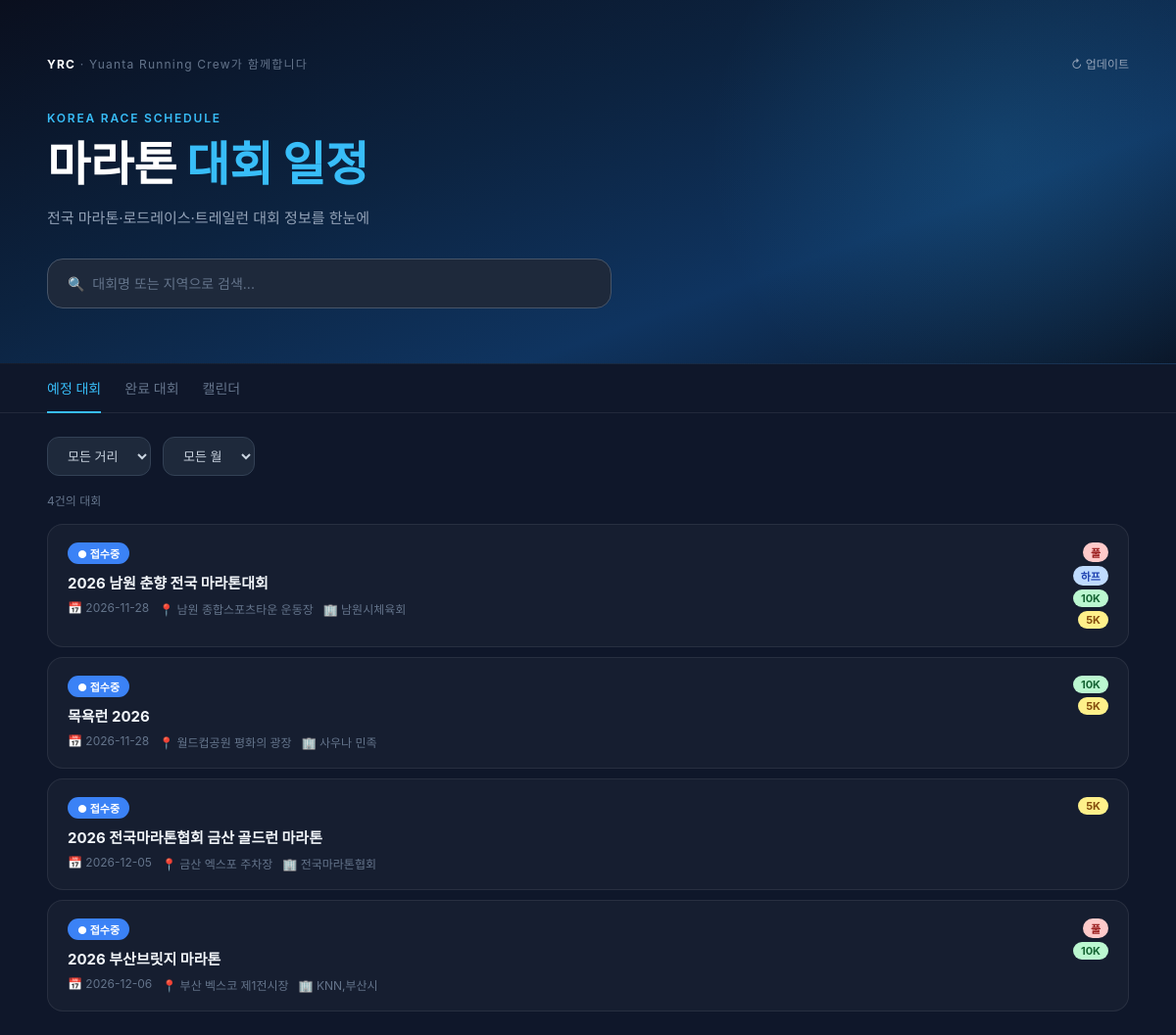
The page / on the database its author committed.
### tables this page shows
CREATE TABLE races (
            id INTEGER PRIMARY KEY AUTOINCREMENT,
            title TEXT NOT NULL,
            date TEXT,
            location TEXT,
            distance TEXT,
            organizer TEXT,
            url TEXT,
            source TEXT,
            reg_start TEXT,
            reg_end TEXT,
            reg_url TEXT,
            created_at TEXT DEFAULT (datetime('now', 'localtime'))
        );

### main.py (the view)
@app.route("/")
def index():
    if not os.path.exists(DB_PATH):
        scraper = os.path.join(BASE_DIR, "crawler", "scraper.py")
        subprocess.run([sys.executable, scraper])
    races = get_races()
    today = date.today().isoformat()
    return render_template("index.html", races=races, total=len(races), today=today)

### main.py (called while the page is built)
def get_races(search="", distance="", month=""):
    conn = sqlite3.connect(DB_PATH)
    conn.row_factory = sqlite3.Row
    c = conn.cursor()
    query = "SELECT * FROM races WHERE 1=1"
    params = []
    if search:
        query += " AND (title LIKE ? OR location LIKE ?)"
        params += [f"%{search}%", f"%{search}%"]
    if distance:
        query += " AND distance LIKE ?"
        params.append(f"%{distance}%")
    if month:
        query += " AND date LIKE ?"
        params.append(f"%-{month.zfill(2)}-%")
    query += " ORDER BY date ASC"
    rows = c.execute(query, params).fetchall()
    conn.close()
    return [dict(r) for r in rows]

### templates/index.html (shortened to what this page needs)
<!DOCTYPE html>
<html lang="ko">
<head>
  <link rel="stylesheet" as="style" crossorigin href="https://cdn.jsdelivr.net/gh/orioncactus/pretendard@v1.3.9/dist/web/static/pretendard.min.css">
</head>
<body>
<header class="hero">
  <div class="hero-inner">
    <nav class="hero-nav">
      <div class="hero-brand"><strong>YRC</strong> <span>· Yuanta Running Crew가 함께합니다</span></div>
      <button class="hero-update" onclick="triggerCrawl()">↻ 업데이트</button>
    </nav>
    <p class="hero-sub">Korea Race Schedule</p>
    <h1 class="hero-title">마라톤 <span>대회 일정</span></h1>
    <p class="hero-desc">전국 마라톤·로드레이스·트레일런 대회 정보를 한눈에</p>
    <div class="hero-search">
      <input id="search-input" type="text" placeholder="🔍  대회명 또는 지역으로 검색..." oninput="filterRaces()" />
    </div>
  </div>
</header>
<div class="tabs">
  <div class="tabs-inner">
    <button class="tab-btn active" id="tab-list"     onclick="switchTab('list')">예정 대회</button>
    <button class="tab-btn"        id="tab-past"     onclick="switchTab('past')">완료 대회</button>
    <button class="tab-btn"        id="tab-calendar" onclick="switchTab('calendar')">캘린더</button>
  </div>
</div>
<main class="main">
  <div class="filters">
    <select id="distance-filter" onchange="filterRaces()">
      <option value="">모든 거리</option>
    </select>
    <select id="month-filter" onchange="filterRaces()">
      <option value="">모든 월</option>
    </select>
  </div>
  <div class="result-count" id="result-count"></div>
  <div id="view-list">
    <div class="race-list" id="race-list-upcoming">
      {% for race in races if race.date >= today %}
      {% set is_closed = '마감' in race.title or (race.reg_end and today > race.reg_end) %}
      <div class="race-card"
           data-title="{{ race.title }}"
           data-date="{{ race.date }}"
           data-location="{{ race.location or '' }}"
           data-distance="{{ race.distance or '' }}"
           data-organizer="{{ race.organizer or '' }}"
           data-url="{{ race.url or '' }}"
           data-reg-start="{{ race.reg_start or '' }}"
           data-reg-end="{{ race.reg_end or '' }}"
           data-reg-url="{{ race.reg_url or '' }}"
           data-status="upcoming"
           onclick="openDetail(this)">
        <div class="race-card-row">
          <div class="race-card-body">
            {% if is_closed %}
            <span class="badge badge-closed">✕ 접수마감</span>
            {% else %}
            <span class="badge badge-open">● 접수중</span>
            {% endif %}
            <div class="race-title">{{ race.title }}</div>
            <div class="race-meta">
              <span>📅 {{ race.date }}</span>
              {% if race.location %}<span>📍 {{ race.location }}</span>{% endif %}
              {% if race.organizer %}<span>🏢 {{ race.organizer }}</span>{% endif %}
            </div>
          </div>
          <div class="race-card-right">
            {% if '풀' in race.distance %}<span class="badge-dist bd-full">풀</span>{% endif %}
            {% if '하프' in race.distance %}<span class="badge-dist bd-half">하프</span>{% endif %}
            {% if '10K' in race.distance or '10k' in race.distance or '10km' in race.distance %}<span class="badge-dist bd-10k">10K</span>{% endif %}
            {% if '5K' in race.distance or '5k' in race.distance or '5km' in race.distance %}<span class="badge-dist bd-5k">5K</span>{% endif %}
          </div>
        </div>
      </div>
      {% endfor %}
    </div>
  </div>
</main>
</body>
</html>

### templates/index.html (style rules this page uses)
*, *::before, *::after { box-sizing: border-box; margin: 0; padding: 0; }
* { font-family: 'Pretendard', -apple-system, BlinkMacSystemFont, sans-serif; }
body { background: #0f172a; color: #f1f5f9; min-height: 100vh; }
button { cursor: pointer; font-family: inherit; }
.hero { background: linear-gradient(160deg, #0a0f1e 0%, #0c2340 40%, #0f3460 70%, #0a1628 100%); border-bottom: 1px solid rgba(255,255,255,0.05); position: relative; overflow: hidden; }
.hero::before { content: ''; position: absolute; top: -40%; right: -10%; width: 600px; height: 600px; background: radial-gradient(circle, rgba(56,189,248,0.12) 0%, transparent 70%); pointer-events: none; }
.hero-inner { max-width: 72rem; margin: 0 auto; padding: 3.5rem 1.5rem; position: relative; z-index: 1; }
.hero-nav { display: flex; justify-content: space-between; align-items: center; margin-bottom: 2.5rem; }
.hero-brand { font-size: 12px; letter-spacing: 0.1em; }
.hero-brand strong { color: #fff; font-weight: 700; }
.hero-brand span { color: #64748b; }
.hero-update { background: none; border: none; color: #94a3b8; font-size: 12px; display: flex; align-items: center; gap: 6px; }
.hero-sub { color: #38bdf8; font-size: 12px; font-weight: 600; letter-spacing: 0.15em; text-transform: uppercase; margin-bottom: 0.75rem; }
.hero-title { font-size: 3rem; font-weight: 900; color: #fff; line-height: 1.15; margin-bottom: 1rem; }
.hero-title span { color: #38bdf8; }
.hero-desc { color: #94a3b8; font-size: 15px; margin-bottom: 2rem; }
.hero-search input { width: 100%; max-width: 36rem; background: #1e293b; border: 1px solid #475569; border-radius: 16px; padding: 16px 20px; font-size: 14px; color: #fff; outline: none; }
.hero-search input::placeholder { color: #64748b; }
.tabs { border-bottom: 1px solid rgba(255,255,255,0.08); background: #0f172a; position: sticky; top: 0; z-index: 10; }
.tabs-inner { max-width: 72rem; margin: 0 auto; padding: 0 1.5rem; display: flex; gap: 1.5rem; }
.tab-btn { background: none; border: none; border-bottom: 2px solid transparent; padding: 14px 0; font-size: 14px; font-weight: 500; color: #64748b; margin-bottom: -1px; }
.tab-btn.active { color: #38bdf8; border-bottom-color: #38bdf8; }
.main { max-width: 72rem; margin: 0 auto; padding: 1.5rem; }
.filters { display: flex; gap: 0.75rem; margin-bottom: 1rem; flex-wrap: wrap; }
.filters select { background: #1e293b; border: 1px solid #334155; border-radius: 12px; padding: 10px 16px; font-size: 13px; color: #cbd5e1; outline: none; }
.result-count { font-size: 12px; color: #64748b; margin-bottom: 1rem; }
.race-list { display: flex; flex-direction: column; gap: 10px; }
.race-card { background: rgba(255,255,255,0.03); border: 1px solid rgba(255,255,255,0.08); border-radius: 16px; padding: 18px 20px; cursor: pointer; transition: background 0.2s, border-color 0.2s, transform 0.2s; }
.race-card-row { display: flex; justify-content: space-between; align-items: flex-start; gap: 16px; }
.race-card-body { flex: 1; min-width: 0; }
.race-card-right { display: flex; flex-direction: column; gap: 4px; align-items: flex-end; flex-shrink: 0; }
.badge { display: inline-block; font-size: 11px; font-weight: 700; padding: 3px 10px; border-radius: 999px; margin-bottom: 8px; }
.badge-open { background: #3b82f6; color: #fff; }
.badge-dist { display: inline-block; font-size: 11px; font-weight: 700; padding: 2px 8px; border-radius: 999px; }
.bd-full { background:#fecaca; color:#991b1b; }
.bd-half { background:#bfdbfe; color:#1e40af; }
.bd-10k { background:#bbf7d0; color:#166534; }
.bd-5k { background:#fef08a; color:#854d0e; }
.race-title { font-size: 15px; font-weight: 700; color: #f1f5f9; margin-bottom: 8px; }
.race-meta { display: flex; flex-wrap: wrap; gap: 10px; font-size: 12px; color: #64748b; }

### rows shown on the page
races: title "2026 남원 춘향 전국 마라톤대회", date "2026-11-28", location "남원 종합스포츠타운 운동장", organizer "남원시체육회", distance "풀"
races: title "목욕런 2026", date "2026-11-28", location "월드컵공원 평화의 광장", organizer "사우나 민족", distance "10K"
races: title "2026 전국마라톤협회 금산 골드런 마라톤", date "2026-12-05", location "금산 엑스포 주차장", organizer "전국마라톤협회", distance "5K"
races: title "2026 부산브릿지 마라톤", date "2026-12-06", location "부산 벡스코 제1전시장", organizer "KNN,부산시", distance "풀"
